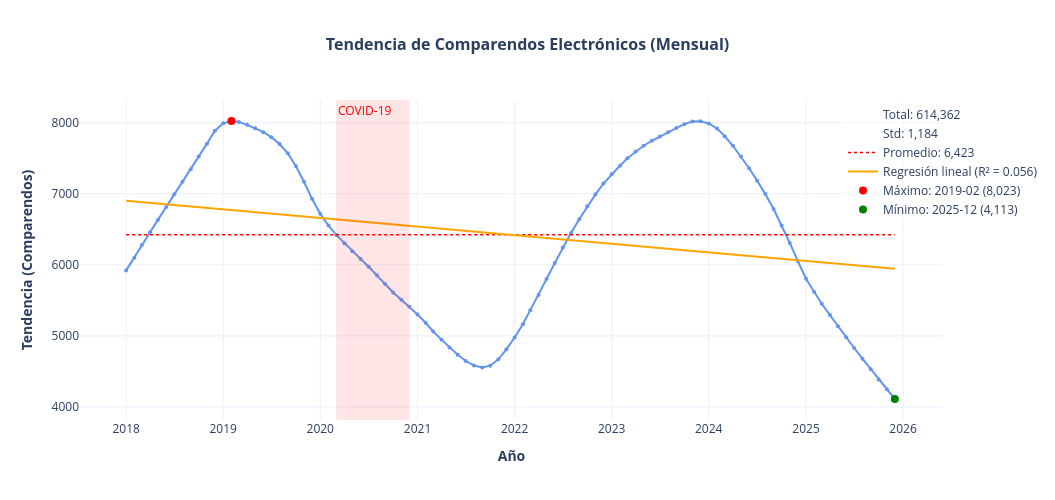
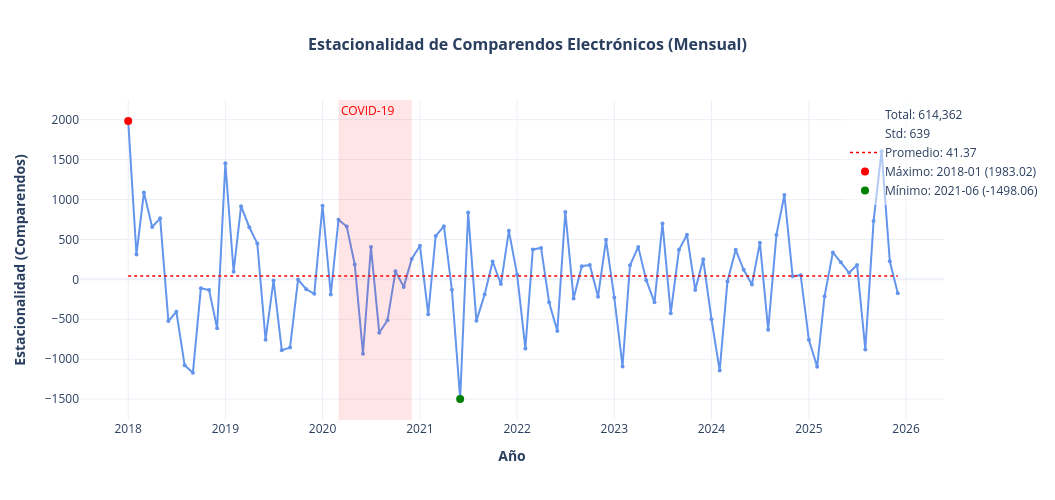

The cell these charts' notebook holds for them, in order:
### Markdown cell above
### Descomposición de la Serie Temporal

Se aplica un modelo de descomposición STL (Seasonal-Trend decomposition using LOESS) robusto a la serie temporal mensual de comparendos electrónicos, con el objetivo de separar y analizar sus tres componentes principales: tendencia (evolución a largo plazo), estacionalidad (patrones cíclicos anuales) y residuos (componente aleatorio o irregular). Se presentan gráficos interactivos para cada componente, junto con estadísticos clave como la pendiente de la tendencia mediante regresión lineal, el coeficiente de determinación (R²), la prueba de Durbin-Watson para autocorrelación en la tendencia, la amplitud estacional, el porcentaje de variabilidad explicada por la estacionalidad, y pruebas ADF (Dickey-Fuller aumentada) tanto sobre la serie original como sobre los residuos para verificar la estacionariedad y el correcto ajuste del modelo. Adicionalmente, se incluyen pruebas de ruido blanco (Ljung-Box con múltiples rezagos), media cero (t-test), normalidad (Shapiro-Wilk) sobre los residuos, junto con gráficos de autocorrelación (ACF), autocorrelación parcial (PACF) e histograma con densidad para evaluar la distribución de los residuos. Este análisis robusto permite comprender la dinámica subyacente de los comparendos electrónicos, identificar si existe una tendencia creciente o decreciente en el tiempo, cuantificar la fuerza de los patrones estacionales, evaluar la presencia de autocorrelación en la tendencia, determinar si la descomposición logra eliminar la no estacionariedad de la serie, y validar si el modelo captura adecuadamente la estructura de los datos para posibles aplicaciones predictivas.

### Code cell
infracciones_por_mes.index = pd.to_datetime(infracciones_por_mes.index)
infracciones_por_mes = infracciones_por_mes.asfreq('MS')
infracciones_por_mes = infracciones_por_mes.fillna(0)

descomposicion = STL(infracciones_por_mes, period=12, robust=True).fit()

tendencia_limpia = descomposicion.trend.dropna()
max_tendencia = tendencia_limpia.max()
max_fecha_tendencia = tendencia_limpia.idxmax()
min_tendencia = tendencia_limpia.min()
min_fecha_tendencia = tendencia_limpia.idxmin()

x = np.arange(len(tendencia_limpia))
pendiente, intercepto, r_value, p_valor_tendencia, std_err = stats.linregress(x, tendencia_limpia.values)
r_cuadrado = r_value ** 2
regresion_vals = pendiente * x + intercepto

fig2 = go.Figure()
fig2.add_trace(go.Scatter(
    x=tendencia_limpia.index,
    y=tendencia_limpia.values,
    mode='lines+markers',
    name='Tendencia',
    line=dict(color='cornflowerblue', width=2),
    marker=dict(size=4, color='cornflowerblue'),
    hovertemplate='Fecha: %{x}<br>Tendencia: %{y:,.0f}<extra></extra>',
    showlegend=False
))

fig2.add_trace(go.Scatter(
    x=[None], y=[None], mode='none',
    name=f'Total: {int(infracciones_por_mes.sum()):,}', showlegend=True
))
fig2.add_trace(go.Scatter(
    x=[None], y=[None], mode='none',
    name=f'Std: {int(tendencia_limpia.std()):,}', showlegend=True
))
fig2.add_trace(go.Scatter(
    x=[tendencia_limpia.index[0], tendencia_limpia.index[-1]],
    y=[tendencia_limpia.mean(), tendencia_limpia.mean()],
    mode='lines', name=f'Promedio: {int(tendencia_limpia.mean()):,}',
    line=dict(color='red', width=1.4, dash='dot'), showlegend=True, hoverinfo='none'
))

fig2.add_trace(go.Scatter(
    x=tendencia_limpia.index,
    y=regresion_vals,
    mode='lines',
    name=f'Regresión lineal (R² = {r_cuadrado:.3f})',
    line=dict(color='orange', width=2, dash='solid'),
    showlegend=True
))

fig2.add_trace(go.Scatter(
    x=[max_fecha_tendencia], y=[max_tendencia], mode='markers',
    name=f'Máximo: {max_fecha_tendencia.strftime("%Y-%m")} ({int(max_tendencia):,})',
    marker=dict(size=8, color='red', symbol='circle'), hoverinfo='none'
))

fig2.add_trace(go.Scatter(
    x=[min_fecha_tendencia], y=[min_tendencia], mode='markers',
    name=f'Mínimo: {min_fecha_tendencia.strftime("%Y-%m")} ({int(min_tendencia):,})',
    marker=dict(size=8, color='green', symbol='circle'), hoverinfo='none'
))

fig2.add_vrect(
    x0="2020-03", x1="2020-12",
    fillcolor="red", opacity=0.1,
    line_width=0,
    annotation_text="COVID-19", 
    annotation_position="top left",
    annotation=dict(font_size=12, font_color="red")
)

fig2.update_layout(
    title=dict(text='Tendencia de Comparendos Electrónicos (Mensual)', x=0.5, font=dict(size=16, weight='bold')),
    xaxis_title=dict(text='Año', font=dict(weight='bold')),
    yaxis_title=dict(text='Tendencia (Comparendos)', font=dict(weight='bold')),
    template='plotly_white',
    hovermode='x unified',
    legend=dict(x=1, y=1, xanchor='center', yanchor='top', bgcolor='rgba(255,255,255,0.5)', font=dict(size=12)),
    width=1055, height=500
)
fig2.show()

print(f"Pendiente: {pendiente:.2f} comparendos por mes")
print(f"R² (bondad de ajuste): {r_cuadrado:.6f}")

print(f"\nP-valor (tendencia significativa): {p_valor_tendencia:.6f}")
print(f"¿Tendencia significativa? {'Sí' if p_valor_tendencia < 0.05 else 'No'}")

dw = durbin_watson(tendencia_limpia.values)
print(f"\nDurbin-Watson: {dw:.6f}")

if 1.5 < dw < 2.5:
    print("No hay autocorrelación significativa en la tendencia")
else:
    print("Hay autocorrelación significativa en la tendencia")


estacionalidad_limpia = descomposicion.seasonal.dropna()
max_estacionalidad = estacionalidad_limpia.max()
max_fecha_estacionalidad = estacionalidad_limpia.idxmax()
min_estacionalidad = estacionalidad_limpia.min()
min_fecha_estacionalidad = estacionalidad_limpia.idxmin()

amplitud_estacional = estacionalidad_limpia.max() - estacionalidad_limpia.min()

var_total = descomposicion.trend.var() + descomposicion.seasonal.var() + descomposicion.resid.var()
varianza_estacional = descomposicion.seasonal.var() / var_total * 100

fig3 = go.Figure()
fig3.add_trace(go.Scatter(
    x=estacionalidad_limpia.index,
    y=estacionalidad_limpia.values,
    mode='lines+markers',
    name='Estacionalidad',
    line=dict(color='cornflowerblue', width=2),
    marker=dict(size=4, color='cornflowerblue'),
    hovertemplate='Fecha: %{x}<br>Estacionalidad: %{y:,.2f}<extra></extra>',
    showlegend=False
))

fig3.add_trace(go.Scatter(
    x=[None], y=[None], mode='none',
    name=f'Total: {int(infracciones_por_mes.sum()):,}', showlegend=True
))
fig3.add_trace(go.Scatter(
    x=[None], y=[None], mode='none',
    name=f'Std: {int(estacionalidad_limpia.std()):.0f}', showlegend=True
))
fig3.add_trace(go.Scatter(
    x=[estacionalidad_limpia.index[0], estacionalidad_limpia.index[-1]],
    y=[estacionalidad_limpia.mean(), estacionalidad_limpia.mean()],
    mode='lines', name=f'Promedio: {estacionalidad_limpia.mean():.2f}',
    line=dict(color='red', width=1.4, dash='dot'), showlegend=True, hoverinfo='none'
))

fig3.add_trace(go.Scatter(
    x=[max_fecha_estacionalidad], y=[max_estacionalidad], mode='markers',
    name=f'Máximo: {max_fecha_estacionalidad.strftime("%Y-%m")} ({max_estacionalidad:.2f})',
    marker=dict(size=8, color='red', symbol='circle'), hoverinfo='none'
))

fig3.add_trace(go.Scatter(
    x=[min_fecha_estacionalidad], y=[min_estacionalidad], mode='markers',
    name=f'Mínimo: {min_fecha_estacionalidad.strftime("%Y-%m")} ({min_estacionalidad:.2f})',
    marker=dict(size=8, color='green', symbol='circle'), hoverinfo='none'
))

fig3.add_vrect(
    x0="2020-03", x1="2020-12",
    fillcolor="red", opacity=0.1,
    line_width=0,
    annotation_text="COVID-19", 
    annotation_position="top left",
    annotation=dict(font_size=12, font_color="red")
)

fig3.update_layout(
    title=dict(text='Estacionalidad de Comparendos Electrónicos (Mensual)', x=0.5, font=dict(size=16, weight='bold')),
    xaxis_title=dict(text='Año', font=dict(weight='bold')),
    yaxis_title=dict(text='Estacionalidad (Comparendos)', font=dict(weight='bold')),
    template='plotly_white',
    hovermode='x unified',
    legend=dict(x=1, y=1, xanchor='center', yanchor='top', bgcolor='rgba(255,255,255,0.5)', font=dict(size=12)),
    width=1055, height=500
)
fig3.show()

print(f"Amplitud estacional: {amplitud_estacional:.0f} comparendos")
print(f"Variabilidad explicada por estacionalidad: {varianza_estacional:.2f}%")

print("\nPrueba ADF sobre la serie original")
resultado_adf_original = adfuller(infracciones_por_mes.dropna(), autolag='AIC')

print(f"Estadístico ADF: {resultado_adf_original[0]:.6f}")
print(f"P-valor: {resultado_adf_original[1]:.6f}")
print("Valores críticos:")
for key, value in resultado_adf_original[4].items():
    print(f"  {key}: {value:.4f}")

if resultado_adf_original[1] < 0.05:
    print("La serie original es estacionaria")
else:
    print("La serie original no es estacionaria (tiene tendencia y/o estacionalidad)")


print("\nPrueba ADF sobre los residuos (serie ajustada)")
resultado_adf_residuos = adfuller(descomposicion.resid.dropna(), autolag='AIC')

print(f"Estadístico ADF: {resultado_adf_residuos[0]:.6f}")
print(f"P-valor: {resultado_adf_residuos[1]:.6f}")
print("Valores críticos:")
for key, value in resultado_adf_residuos[4].items():
    print(f"  {key}: {value:.4f}")

if resultado_adf_residuos[1] < 0.05:
    print("Los residuos son estacionarios")
else:
    print("Los residuos no son estacionarios")


if resultado_adf_original[1] >= 0.05 and resultado_adf_residuos[1] < 0.05:
    print("\nLa serie original no es estacionaria, pero los residuos sí lo son → la descomposición STL capturó correctamente tendencia y estacionalidad")
elif resultado_adf_original[1] < 0.05 and resultado_adf_residuos[1] < 0.05:
    print("\nTanto la serie original como los residuos son estacionarios")
else:
    print("\nLa descomposición no logró eliminar completamente la no estacionariedad")


residuos_limpia = descomposicion.resid.dropna()

max_residuo = residuos_limpia.max()
max_fecha_residuo = residuos_limpia.idxmax()
min_residuo = residuos_limpia.min()
min_fecha_residuo = residuos_limpia.idxmin()

fig4 = go.Figure() 
fig4.add_trace(go.Scatter(
    x=residuos_limpia.index, 
    y=residuos_limpia.values, 
    mode='lines+markers', 
    name='Residuos', 
    line=dict(color='cornflowerblue', width=2), 
    marker=dict(size=4, color='cornflowerblue'), 
    hovertemplate='Fecha: %{x}<br>Residuo: %{y:,.2f}<extra></extra>', showlegend=False ))

fig4.add_trace(go.Scatter( x=[None], y=[None], mode='none', name=f'Total: {int(infracciones_por_mes.sum()):,}', showlegend=True ))

fig4.add_trace(go.Scatter( x=[None], y=[None], mode='none', name=f'Std: {int(residuos_limpia.std()):.0f}', showlegend=True ))

fig4.add_trace(go.Scatter(
    x=[residuos_limpia.index[0], residuos_limpia.index[-1]],
    y=[residuos_limpia.mean(), residuos_limpia.mean()],
    mode='lines',
    name=f'Promedio: {residuos_limpia.mean():.2f}',
    line=dict(color='red',width=1.4, dash='dot'),
    showlegend=True,
    hoverinfo='none' ))

fig4.add_trace(go.Scatter(
    x=[max_fecha_residuo],
    y=[max_residuo],
    mode='markers',
    name=f'Máximo: {max_fecha_residuo.strftime("%Y-%m")} ({max_residuo:.2f})',
    marker=dict(size=8, color='red', symbol='circle'), hoverinfo='none' ))

fig4.add_trace(go.Scatter(
    x=[min_fecha_residuo],
    y=[min_residuo],
    mode='markers',
    name=f'Mínimo: {min_fecha_residuo.strftime("%Y-%m")} ({min_residuo:.2f})',
    marker=dict(size=8, color='green', symbol='circle'), hoverinfo='none' ))

fig4.add_vrect( x0="2020-03", x1="2020-12",
               fillcolor="red",
               opacity=0.1,
               line_width=0,
               annotation_text="COVID-19", annotation_position="top left", annotation=dict(font_size=12, font_color="red") )

fig4.update_layout( title=dict(text='Residuos de Comparendos Electrónicos (Mensual)',
                               x=0.5, font=dict(size=16, weight='bold')),
                   xaxis_title=dict(text='Año', font=dict(weight='bold')),
                   yaxis_title=dict(text='Residuos (Comparendos)',
                                    font=dict(weight='bold')),
                   template='plotly_white', hovermode='x unified',
                   legend=dict(x=1, y=1, xanchor='center', yanchor='top', bgcolor='rgba(255,255,255,0.5)', font=dict(size=12)), width=1055, height=500 )

fig4.show()

resultado_ljung = acorr_ljungbox(residuos_limpia, lags=[6, 12, 18], return_df=True)
print("\nPrueba Ljung-Box")
print(resultado_ljung)

p_valor_ljung = resultado_ljung['lb_pvalue'].iloc[1]

t_stat, p_valor_media = stats.ttest_1samp(residuos_limpia, 0)

print(f"\n¿Los residuos son ruido blanco? {'Sí' if p_valor_ljung > 0.05 else 'No'}")
print(f"Prueba t (media cero) p-valor: {p_valor_media:.6f}")
print(f"¿Residuos centrados en cero? {'Sí' if p_valor_media > 0.05 else 'No'}")

stat, p_shapiro = stats.shapiro(residuos_limpia)
print(f"\nShapiro-Wilk p-valor: {p_shapiro:.6e}")
print(f"¿Residuos normales? {'Sí' if p_shapiro > 0.05 else 'No'}")

fig, ax = plt.subplots(figsize=(12, 6))
plot_acf(residuos_limpia, ax=ax)
plt.show()

fig, ax = plt.subplots(figsize=(12, 6))
plot_pacf(residuos_limpia, ax=ax)
plt.show()

plt.figure(figsize=(12,6))
sns.histplot(residuos_limpia, bins=20, kde=True)
plt.title("Distribución de residuos")
plt.show()

### Figure 1 — Plotly figure (JSON) as saved in the notebook; plotly's stock layout.template omitted (floating-point values rounded to 4 significant figures)
{"data": [{"hovertemplate": "Fecha: %{x}<br>Tendencia: %{y:,.0f}<extra></extra>", "line": {"color": "cornflowerblue", "width": 2}, "marker": {"color": "cornflowerblue", "size": 4}, "mode": "lines+markers", "name": "Tendencia", "showlegend": false, "type": "scatter", "x": ["2018-01-01T00:00:00.000000000", "2018-02-01T00:00:00.000000000", "2018-03-01T00:00:00.000000000", "2018-04-01T00:00:00.000000000", "2018-05-01T00:00:00.000000000", "2018-06-01T00:00:00.000000000", "2018-07-01T00:00:00.000000000", "2018-08-01T00:00:00.000000000", "2018-09-01T00:00:00.000000000", "2018-10-01T00:00:00.000000000", "2018-11-01T00:00:00.000000000", "2018-12-01T00:00:00.000000000", "2019-01-01T00:00:00.000000000", "2019-02-01T00:00:00.000000000", "2019-03-01T00:00:00.000000000", "2019-04-01T00:00:00.000000000", "2019-05-01T00:00:00.000000000", "2019-06-01T00:00:00.000000000", "2019-07-01T00:00:00.000000000", "2019-08-01T00:00:00.000000000", "2019-09-01T00:00:00.000000000", "2019-10-01T00:00:00.000000000", "2019-11-01T00:00:00.000000000", "2019-12-01T00:00:00.000000000", "2020-01-01T00:00:00.000000000", "2020-02-01T00:00:00.000000000", "2020-03-01T00:00:00.000000000", "2020-04-01T00:00:00.000000000", "2020-05-01T00:00:00.000000000", "2020-06-01T00:00:00.000000000", "2020-07-01T00:00:00.000000000", "2020-08-01T00:00:00.000000000", "2020-09-01T00:00:00.000000000", "2020-10-01T00:00:00.000000000", "2020-11-01T00:00:00.000000000", "2020-12-01T00:00:00.000000000", "2021-01-01T00:00:00.000000000", "2021-02-01T00:00:00.000000000", "2021-03-01T00:00:00.000000000", "2021-04-01T00:00:00.000000000", "2021-05-01T00:00:00.000000000", "2021-06-01T00:00:00.000000000", "2021-07-01T00:00:00.000000000", "2021-08-01T00:00:00.000000000", "2021-09-01T00:00:00.000000000", "2021-10-01T00:00:00.000000000", "2021-11-01T00:00:00.000000000", "2021-12-01T00:00:00.000000000", "2022-01-01T00:00:00.000000000", "2022-02-01T00:00:00.000000000", "2022-03-01T00:00:00.000000000", "2022-04-01T00:00:00.000000000", "2022-05-01T00:00:00.000000000", "2022-06-01T00:00:00.000000000", "2022-07-01T00:00:00.000000000", "2022-08-01T00:00:00.000000000", "2022-09-01T00:00:00.000000000", "2022-10-01T00:00:00.000000000", "2022-11-01T00:00:00.000000000", "2022-12-01T00:00:00.000000000", "2023-01-01T00:00:00.000000000", "2023-02-01T00:00:00.000000000", "2023-03-01T00:00:00.000000000", "2023-04-01T00:00:00.000000000", "2023-05-01T00:00:00.000000000", "2023-06-01T00:00:00.000000000", "2023-07-01T00:00:00.000000000", "2023-08-01T00:00:00.000000000", "2023-09-01T00:00:00.000000000", "2023-10-01T00:00:00.000000000", "2023-11-01T00:00:00.000000000", "2023-12-01T00:00:00.000000000", "2024-01-01T00:00:00.000000000", "2024-02-01T00:00:00.000000000", "2024-03-01T00:00:00.000000000", "2024-04-01T00:00:00.000000000", "2024-05-01T00:00:00.000000000", "2024-06-01T00:00:00.000000000", "2024-07-01T00:00:00.000000000", "2024-08-01T00:00:00.000000000", "2024-09-01T00:00:00.000000000", "2024-10-01T00:00:00.000000000", "2024-11-01T00:00:00.000000000", "2024-12-01T00:00:00.000000000", "2025-01-01T00:00:00.000000000", "2025-02-01T00:00:00.000000000", "2025-03-01T00:00:00.000000000", "2025-04-01T00:00:00.000000000", "2025-05-01T00:00:00.000000000", "2025-06-01T00:00:00.000000000", "2025-07-01T00:00:00.000000000", "2025-08-01T00:00:00.000000000", "2025-09-01T00:00:00.000000000", "2025-10-01T00:00:00.000000000", "2025-11-01T00:00:00.000000000", "2025-12-01T00:00:00.000000000"], "y": [5922.0, 6101.0, 6279.0, 6458.0, 6636.0, 6814.0, 6991.0, 7169.0, 7346.0, 7524.0, 7705.0, 7886.0, 7990.0, 8023.0, 8008.0, 7969.0, 7922.0, 7867.0, 7796.0, 7700.0, 7568.0, 7391.0, 7168.0, 6929.0, 6717.0, 6553.0, 6421.0, 6303.0, 6191.0, 6083.0, 5973.0, 5854.0, 5730.0, 5612.0, 5510.0, 5410.0, 5301.0, 5182.0, 5063.0, 4948.0, 4838.0, 4736.0, 4648.0, 4583.0, 4555.0, 4582.0, 4672.0, 4811.0, 4979.0, 5164.0, 5363.0, 5577.0, 5801.0, 6026.0, 6242.0, 6447.0, 6641.0, 6823.0, 6992.0, 7143.0, 7276.0, 7394.0, 7500.0, 7593.0, 7675.0, 7745.0, 7806.0, 7865.0, 7924.0, 7979.0, 8015.0, 8021.0, 7989.0, 7918.0, 7810.0, 7675.0, 7523.0, 7359.0, 7184.0, 6995.0, 6785.0, 6554.0, 6308.0, 6053.0, 5804.0, 5617.0, 5453.0, 5294.0, 5138.0, 4983.0, 4831.0, 4680.0, 4533.0, 4389.0, 4249.0, 4113.0]}, {"mode": "none", "name": "Total: 614,362", "showlegend": true, "type": "scatter", "x": [null], "y": [null]}, {"mode": "none", "name": "Std: 1,184", "showlegend": true, "type": "scatter", "x": [null], "y": [null]}, {"hoverinfo": "none", "line": {"color": "red", "dash": "dot", "width": 1.4}, "mode": "lines", "name": "Promedio: 6,423", "showlegend": true, "type": "scatter", "x": ["2018-01-01T00:00:00", "2025-12-01T00:00:00"], "y": [6424.0, 6424.0]}, {"line": {"color": "orange", "dash": "solid", "width": 2}, "mode": "lines", "name": "Regresión lineal (R² = 0.056)", "showlegend": true, "type": "scatter", "x": ["2018-01-01T00:00:00.000000000", "2018-02-01T00:00:00.000000000", "2018-03-01T00:00:00.000000000", "2018-04-01T00:00:00.000000000", "2018-05-01T00:00:00.000000000", "2018-06-01T00:00:00.000000000", "2018-07-01T00:00:00.000000000", "2018-08-01T00:00:00.000000000", "2018-09-01T00:00:00.000000000", "2018-10-01T00:00:00.000000000", "2018-11-01T00:00:00.000000000", "2018-12-01T00:00:00.000000000", "2019-01-01T00:00:00.000000000", "2019-02-01T00:00:00.000000000", "2019-03-01T00:00:00.000000000", "2019-04-01T00:00:00.000000000", "2019-05-01T00:00:00.000000000", "2019-06-01T00:00:00.000000000", "2019-07-01T00:00:00.000000000", "2019-08-01T00:00:00.000000000", "2019-09-01T00:00:00.000000000", "2019-10-01T00:00:00.000000000", "2019-11-01T00:00:00.000000000", "2019-12-01T00:00:00.000000000", "2020-01-01T00:00:00.000000000", "2020-02-01T00:00:00.000000000", "2020-03-01T00:00:00.000000000", "2020-04-01T00:00:00.000000000", "2020-05-01T00:00:00.000000000", "2020-06-01T00:00:00.000000000", "2020-07-01T00:00:00.000000000", "2020-08-01T00:00:00.000000000", "2020-09-01T00:00:00.000000000", "2020-10-01T00:00:00.000000000", "2020-11-01T00:00:00.000000000", "2020-12-01T00:00:00.000000000", "2021-01-01T00:00:00.000000000", "2021-02-01T00:00:00.000000000", "2021-03-01T00:00:00.000000000", "2021-04-01T00:00:00.000000000", "2021-05-01T00:00:00.000000000", "2021-06-01T00:00:00.000000000", "2021-07-01T00:00:00.000000000", "2021-08-01T00:00:00.000000000", "2021-09-01T00:00:00.000000000", "2021-10-01T00:00:00.000000000", "2021-11-01T00:00:00.000000000", "2021-12-01T00:00:00.000000000", "2022-01-01T00:00:00.000000000", "2022-02-01T00:00:00.000000000", "2022-03-01T00:00:00.000000000", "2022-04-01T00:00:00.000000000", "2022-05-01T00:00:00.000000000", "2022-06-01T00:00:00.000000000", "2022-07-01T00:00:00.000000000", "2022-08-01T00:00:00.000000000", "2022-09-01T00:00:00.000000000", "2022-10-01T00:00:00.000000000", "2022-11-01T00:00:00.000000000", "2022-12-01T00:00:00.000000000", "2023-01-01T00:00:00.000000000", "2023-02-01T00:00:00.000000000", "2023-03-01T00:00:00.000000000", "2023-04-01T00:00:00.000000000", "2023-05-01T00:00:00.000000000", "2023-06-01T00:00:00.000000000", "2023-07-01T00:00:00.000000000", "2023-08-01T00:00:00.000000000", "2023-09-01T00:00:00.000000000", "2023-10-01T00:00:00.000000000", "2023-11-01T00:00:00.000000000", "2023-12-01T00:00:00.000000000", "2024-01-01T00:00:00.000000000", "2024-02-01T00:00:00.000000000", "2024-03-01T00:00:00.000000000", "2024-04-01T00:00:00.000000000", "2024-05-01T00:00:00.000000000", "2024-06-01T00:00:00.000000000", "2024-07-01T00:00:00.000000000", "2024-08-01T00:00:00.000000000", "2024-09-01T00:00:00.000000000", "2024-10-01T00:00:00.000000000", "2024-11-01T00:00:00.000000000", "2024-12-01T00:00:00.000000000", "2025-01-01T00:00:00.000000000", "2025-02-01T00:00:00.000000000", "2025-03-01T00:00:00.000000000", "2025-04-01T00:00:00.000000000", "2025-05-01T00:00:00.000000000", "2025-06-01T00:00:00.000000000", "2025-07-01T00:00:00.000000000", "2025-08-01T00:00:00.000000000", "2025-09-01T00:00:00.000000000", "2025-10-01T00:00:00.000000000", "2025-11-01T00:00:00.000000000", "2025-12-01T00:00:00.000000000"], "y": [6903.0, 6893.0, 6883.0, 6873.0, 6863.0, 6853.0, 6843.0, 6833.0, 6822.0, 6812.0, 6802.0, 6792.0, 6782.0, 6772.0, 6762.0, 6752.0, 6742.0, 6732.0, 6721.0, 6711.0, 6701.0, 6691.0, 6681.0, 6671.0, 6661.0, 6651.0, 6641.0, 6631.0, 6621.0, 6610.0, 6600.0, 6590.0, 6580.0, 6570.0, 6560.0, 6550.0, 6540.0, 6530.0, 6520.0, 6509.0, 6499.0, 6489.0, 6479.0, 6469.0, 6459.0, 6449.0, 6439.0, 6429.0, 6419.0, 6408.0, 6398.0, 6388.0, 6378.0, 6368.0, 6358.0, 6348.0, 6338.0, 6328.0, 6318.0, 6308.0, 6297.0, 6287.0, 6277.0, 6267.0, 6257.0, 6247.0, 6237.0, 6227.0, 6217.0, 6207.0, 6196.0, 6186.0, 6176.0, 6166.0, 6156.0, 6146.0, 6136.0, 6126.0, 6116.0, 6106.0, 6095.0, 6085.0, 6075.0, 6065.0, 6055.0, 6045.0, 6035.0, 6025.0, 6015.0, 6005.0, 5995.0, 5984.0, 5974.0, 5964.0, 5954.0, 5944.0]}, {"hoverinfo": "none", "marker": {"color": "red", "size": 8, "symbol": "circle"}, "mode": "markers", "name": "Máximo: 2019-02 (8,023)", "type": "scatter", "x": ["2019-02-01T00:00:00"], "y": [8023.0]}, {"hoverinfo": "none", "marker": {"color": "green", "size": 8, "symbol": "circle"}, "mode": "markers", "name": "Mínimo: 2025-12 (4,113)", "type": "scatter", "x": ["2025-12-01T00:00:00"], "y": [4113.0]}], "layout": {"annotations": [{"font": {"color": "red", "size": 12}, "showarrow": false, "text": "COVID-19", "x": "2020-03", "xanchor": "left", "xref": "x", "y": 1, "yanchor": "top", "yref": "y domain"}], "height": 500, "hovermode": "x unified", "legend": {"bgcolor": "rgba(255,255,255,0.5)", "font": {"size": 12}, "x": 1, "xanchor": "center", "y": 1, "yanchor": "top"}, "shapes": [{"fillcolor": "red", "line": {"width": 0}, "opacity": 0.1, "type": "rect", "x0": "2020-03", "x1": "2020-12", "xref": "x", "y0": 0, "y1": 1, "yref": "y domain"}], "title": {"font": {"size": 16, "weight": "bold"}, "text": "Tendencia de Comparendos Electrónicos (Mensual)", "x": 0.5}, "width": 1055, "xaxis": {"title": {"font": {"weight": "bold"}, "text": "Año"}}, "yaxis": {"title": {"font": {"weight": "bold"}, "text": "Tendencia (Comparendos)"}}}}

### Figure 2 — Plotly figure (JSON) as saved in the notebook; plotly's stock layout.template omitted (floating-point values rounded to 4 significant figures)
{"data": [{"hovertemplate": "Fecha: %{x}<br>Estacionalidad: %{y:,.2f}<extra></extra>", "line": {"color": "cornflowerblue", "width": 2}, "marker": {"color": "cornflowerblue", "size": 4}, "mode": "lines+markers", "name": "Estacionalidad", "showlegend": false, "type": "scatter", "x": ["2018-01-01T00:00:00.000000000", "2018-02-01T00:00:00.000000000", "2018-03-01T00:00:00.000000000", "2018-04-01T00:00:00.000000000", "2018-05-01T00:00:00.000000000", "2018-06-01T00:00:00.000000000", "2018-07-01T00:00:00.000000000", "2018-08-01T00:00:00.000000000", "2018-09-01T00:00:00.000000000", "2018-10-01T00:00:00.000000000", "2018-11-01T00:00:00.000000000", "2018-12-01T00:00:00.000000000", "2019-01-01T00:00:00.000000000", "2019-02-01T00:00:00.000000000", "2019-03-01T00:00:00.000000000", "2019-04-01T00:00:00.000000000", "2019-05-01T00:00:00.000000000", "2019-06-01T00:00:00.000000000", "2019-07-01T00:00:00.000000000", "2019-08-01T00:00:00.000000000", "2019-09-01T00:00:00.000000000", "2019-10-01T00:00:00.000000000", "2019-11-01T00:00:00.000000000", "2019-12-01T00:00:00.000000000", "2020-01-01T00:00:00.000000000", "2020-02-01T00:00:00.000000000", "2020-03-01T00:00:00.000000000", "2020-04-01T00:00:00.000000000", "2020-05-01T00:00:00.000000000", "2020-06-01T00:00:00.000000000", "2020-07-01T00:00:00.000000000", "2020-08-01T00:00:00.000000000", "2020-09-01T00:00:00.000000000", "2020-10-01T00:00:00.000000000", "2020-11-01T00:00:00.000000000", "2020-12-01T00:00:00.000000000", "2021-01-01T00:00:00.000000000", "2021-02-01T00:00:00.000000000", "2021-03-01T00:00:00.000000000", "2021-04-01T00:00:00.000000000", "2021-05-01T00:00:00.000000000", "2021-06-01T00:00:00.000000000", "2021-07-01T00:00:00.000000000", "2021-08-01T00:00:00.000000000", "2021-09-01T00:00:00.000000000", "2021-10-01T00:00:00.000000000", "2021-11-01T00:00:00.000000000", "2021-12-01T00:00:00.000000000", "2022-01-01T00:00:00.000000000", "2022-02-01T00:00:00.000000000", "2022-03-01T00:00:00.000000000", "2022-04-01T00:00:00.000000000", "2022-05-01T00:00:00.000000000", "2022-06-01T00:00:00.000000000", "2022-07-01T00:00:00.000000000", "2022-08-01T00:00:00.000000000", "2022-09-01T00:00:00.000000000", "2022-10-01T00:00:00.000000000", "2022-11-01T00:00:00.000000000", "2022-12-01T00:00:00.000000000", "2023-01-01T00:00:00.000000000", "2023-02-01T00:00:00.000000000", "2023-03-01T00:00:00.000000000", "2023-04-01T00:00:00.000000000", "2023-05-01T00:00:00.000000000", "2023-06-01T00:00:00.000000000", "2023-07-01T00:00:00.000000000", "2023-08-01T00:00:00.000000000", "2023-09-01T00:00:00.000000000", "2023-10-01T00:00:00.000000000", "2023-11-01T00:00:00.000000000", "2023-12-01T00:00:00.000000000", "2024-01-01T00:00:00.000000000", "2024-02-01T00:00:00.000000000", "2024-03-01T00:00:00.000000000", "2024-04-01T00:00:00.000000000", "2024-05-01T00:00:00.000000000", "2024-06-01T00:00:00.000000000", "2024-07-01T00:00:00.000000000", "2024-08-01T00:00:00.000000000", "2024-09-01T00:00:00.000000000", "2024-10-01T00:00:00.000000000", "2024-11-01T00:00:00.000000000", "2024-12-01T00:00:00.000000000", "2025-01-01T00:00:00.000000000", "2025-02-01T00:00:00.000000000", "2025-03-01T00:00:00.000000000", "2025-04-01T00:00:00.000000000", "2025-05-01T00:00:00.000000000", "2025-06-01T00:00:00.000000000", "2025-07-01T00:00:00.000000000", "2025-08-01T00:00:00.000000000", "2025-09-01T00:00:00.000000000", "2025-10-01T00:00:00.000000000", "2025-11-01T00:00:00.000000000", "2025-12-01T00:00:00.000000000"], "y": [1983.0, 311.9, 1087.0, 655.5, 764.3, -522.6, -405.4, -1077.0, -1170.0, -110.7, -132.8, -612.5, 1453.0, 95.58, 916.8, 652.8, 450.1, -754.8, -13.53, -887.1, -854.6, -2.303, -124.0, -180.8, 923.0, -189.8, 747.0, 661.9, 185.9, -931.6, 404.7, -667.8, -512.9, 100.3, -94.29, 254.7, 421.1, -436.7, 542.2, 666.3, -131.0, -1498.0, 836.2, -519.3, -188.0, 223.5, -58.79, 607.3, 60.44, -866.3, 374.6, 393.7, -286.1, -645.7, 844.2, -239.1, 165.2, 180.1, -216.4, 495.5, -227.3, -1090.0, 176.5, 406.7, -10.12, -287.1, 700.5, -422.9, 370.0, 558.9, -132.1, 250.4, -499.4, -1142.0, -25.83, 369.6, 119.7, -65.63, 459.8, -631.4, 556.5, 1057.0, 37.91, 53.0, -756.8, -1093.0, -210.3, 337.2, 213.2, 82.02, 179.0, -878.5, 729.3, 1605.0, 227.1, -173.4]}, {"mode": "none", "name": "Total: 614,362", "showlegend": true, "type": "scatter", "x": [null], "y": [null]}, {"mode": "none", "name": "Std: 639", "showlegend": true, "type": "scatter", "x": [null], "y": [null]}, {"hoverinfo": "none", "line": {"color": "red", "dash": "dot", "width": 1.4}, "mode": "lines", "name": "Promedio: 41.37", "showlegend": true, "type": "scatter", "x": ["2018-01-01T00:00:00", "2025-12-01T00:00:00"], "y": [41.37, 41.37]}, {"hoverinfo": "none", "marker": {"color": "red", "size": 8, "symbol": "circle"}, "mode": "markers", "name": "Máximo: 2018-01 (1983.02)", "type": "scatter", "x": ["2018-01-01T00:00:00"], "y": [1983.0]}, {"hoverinfo": "none", "marker": {"color": "green", "size": 8, "symbol": "circle"}, "mode": "markers", "name": "Mínimo: 2021-06 (-1498.06)", "type": "scatter", "x": ["2021-06-01T00:00:00"], "y": [-1498.0]}], "layout": {"annotations": [{"font": {"color": "red", "size": 12}, "showarrow": false, "text": "COVID-19", "x": "2020-03", "xanchor": "left", "xref": "x", "y": 1, "yanchor": "top", "yref": "y domain"}], "height": 500, "hovermode": "x unified", "legend": {"bgcolor": "rgba(255,255,255,0.5)", "font": {"size": 12}, "x": 1, "xanchor": "center", "y": 1, "yanchor": "top"}, "shapes": [{"fillcolor": "red", "line": {"width": 0}, "opacity": 0.1, "type": "rect", "x0": "2020-03", "x1": "2020-12", "xref": "x", "y0": 0, "y1": 1, "yref": "y domain"}], "title": {"font": {"size": 16, "weight": "bold"}, "text": "Estacionalidad de Comparendos Electrónicos (Mensual)", "x": 0.5}, "width": 1055, "xaxis": {"title": {"font": {"weight": "bold"}, "text": "Año"}}, "yaxis": {"title": {"font": {"weight": "bold"}, "text": "Estacionalidad (Comparendos)"}}}}
